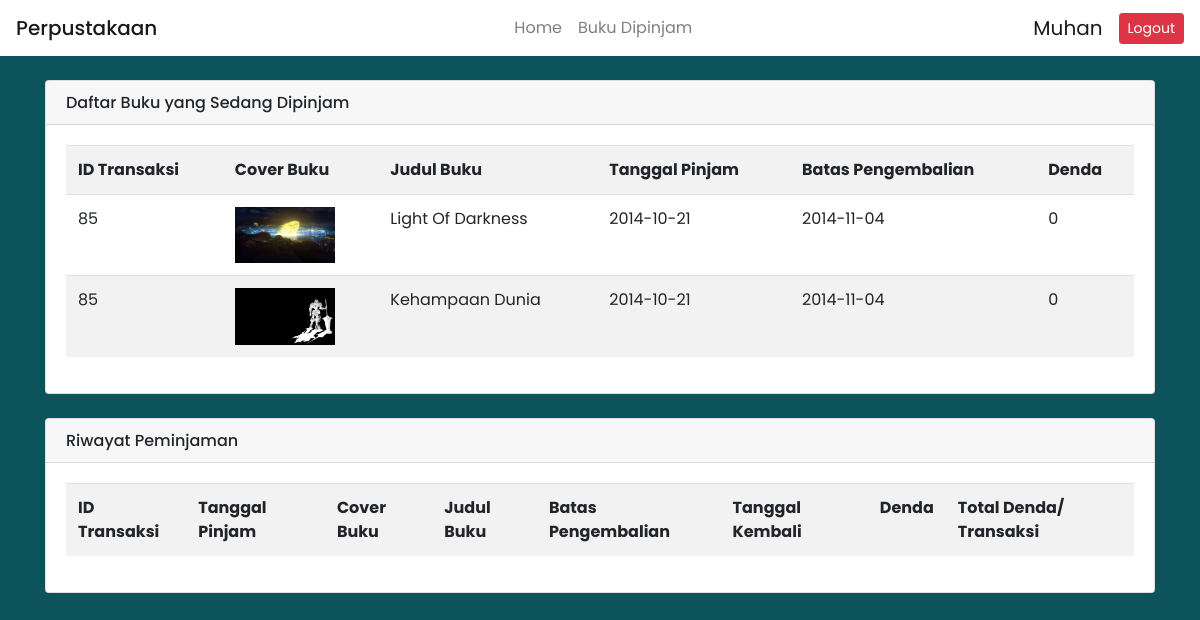
The app's page /daftarbukupinjam.php (signed in) with its own data.
### tables this page shows
CREATE TABLE `detail_transaksi` (
  `idtransaksi` int(5) NOT NULL,
  `idbuku` int(5) NOT NULL,
  `tgl_kembali` date DEFAULT NULL,
  `denda` int(10) NOT NULL
);

CREATE TABLE `buku` (
  `idbuku` int(5) NOT NULL,
  `isbn` varchar(13) NOT NULL,
  `judul` varchar(30) NOT NULL,
  `idkategori` int(5) NOT NULL,
  `pengarang` varchar(30) NOT NULL,
  `penerbit` varchar(30) NOT NULL,
  `kota_terbit` varchar(30) NOT NULL,
  `editor` varchar(30) NOT NULL,
  `file_gambar` varchar(255) DEFAULT NULL,
  `tgl_insert` date NOT NULL,
  `tgl_update` date NOT NULL,
  `stok` int(5) NOT NULL,
  `stok_tersedia` int(5) NOT NULL
);

CREATE TABLE `peminjaman` (
  `idtransaksi` int(5) NOT NULL,
  `nim` int(14) NOT NULL,
  `tgl_pinjam` date NOT NULL,
  `total_denda` int(10) NOT NULL,
  `idpetugas` int(5) NOT NULL
);

### daftarbukupinjam.php (the view, shortened to what this page needs)
<?php include('header.php'); ?>
<br>
<div class="card">
  <div class="card-header h6">Daftar Buku yang Sedang Dipinjam</div>
  <div class="card-body">
    <table class="table table-striped">
      <tr>
        <th>ID Transaksi</th>
        <th>Cover Buku</th>
        <th>Judul Buku</th>
        <th>Tanggal Pinjam</th>
        <th>Batas Pengembalian</th>
        <th>Denda</th>
      </tr>
      <?php
      require_once('db_login.php');
      $query = "SELECT dt.idtransaksi, buku.file_gambar, buku.judul, peminjaman.tgl_pinjam,
                date_add(tgl_pinjam,INTERVAL 14 day) AS bataswaktu, dt.denda
                FROM anggota
                JOIN peminjaman ON anggota.nim=peminjaman.nim
                JOIN detail_transaksi AS dt ON peminjaman.idtransaksi=dt.idtransaksi
                JOIN buku ON dt.idbuku=buku.idbuku
                WHERE nama='".$_SESSION['username']."' AND ISNULL(dt.tgl_kembali)";
      $result = $db->query($query);
      while ($row = $result->fetch_object()) {
        echo '<tr>';
        echo '<td>' . $row->idtransaksi . '</td>';
        $image = $row->file_gambar;
        echo '<td>' . '<img src="./images/' . $image . '" width="100">' . '</td>';
        echo '<td>' . $row->judul . '</td>';
        echo '<td>' . $row->tgl_pinjam . '</td>';
        echo '<td>' . $row->bataswaktu . '</td>';
        echo '<td>' . $row->denda . '</td>';
        echo '</tr>';
      }
      echo '</table>';
      ?>
  </div>
</div>
<br>
<div class="card">
  <div class="card-header h6">Riwayat Peminjaman</div>
  <div class="card-body">
    <table class="table table-striped">
      <tr>
        <th>ID Transaksi</th>
        <th>Tanggal Pinjam</th>
        <th>Cover Buku</th>
        <th>Judul Buku</th>
        <th>Batas Pengembalian</th>
        <th>Tanggal Kembali</th>
        <th>Denda</th>
        <th>Total Denda/ Transaksi</th>
      </tr>
      <?php
      echo '</table>';
      ?>
  </div>
</div><br>

### style2.css (style rules this page uses)
body { font-family: "Poppins", sans-serif; background-color: rgba(10, 81, 90, 0.986); }

### records on screen
detail_transaksi: idtransaksi "85", idbuku.file_gambar (picture), idbuku.judul "Light Of Darkness", idtransaksi.tgl_pinjam "2014-10-21", bataswaktu "2014-11-04", denda "0"
detail_transaksi: idtransaksi "85", idbuku.file_gambar (picture), idbuku.judul "Kehampaan Dunia", idtransaksi.tgl_pinjam "2014-10-21", bataswaktu "2014-11-04", denda "0"

### other values on screen
$_SESSION['username'] "Muhan"
